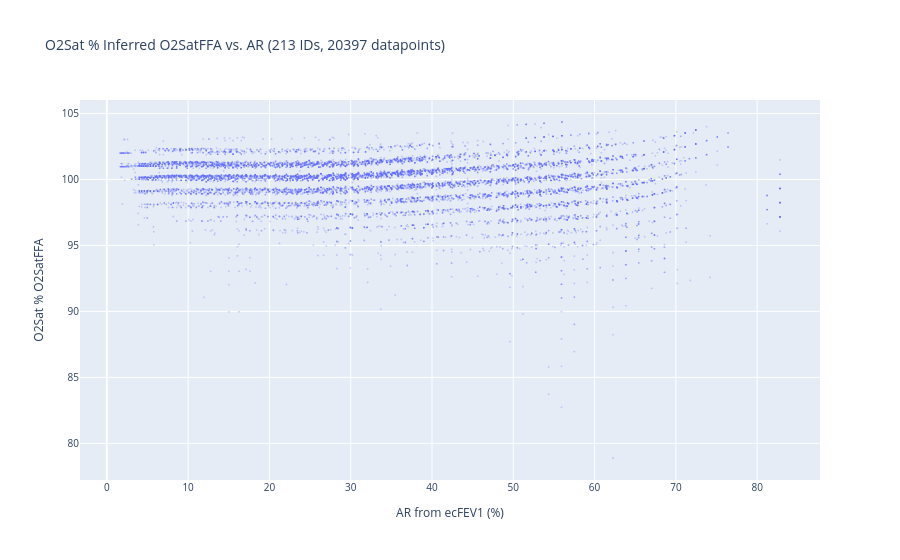

Here is the notebook cell this chart was saved with:
### Code cell
title = (
    f"O2Sat % Inferred O2SatFFA vs. AR ({df.ID.nunique()} IDs, {len(df)} datapoints)"
)
fig = px.scatter(
    df,
    x="AR from ecFEV1 (%)",
    y="O2Sat % O2SatFFA",
    title=title,
    hover_data=["ID", "ecFEV1"],
)
# Reduce marker size
fig.update_traces(marker=dict(size=2), opacity=0.3)
fig.update_layout(font=dict(size=10))
fig.show()

### Figure 1 — Plotly figure (JSON) as saved in the notebook; plotly's stock layout.template omitted (floating-point values rounded to 4 significant figures; data arrays with more than 128 entries replaced by an {"elided": "..."} marker saying what was removed)
{"data": [{"customdata": {"elided": "20397x2 float values"}, "hovertemplate": "AR from ecFEV1 (%)=%{x}<br>O2Sat % O2SatFFA=%{y}<br>ID=%{customdata[0]}<br>ecFEV1=%{customdata[1]}<extra></extra>", "legendgroup": "", "marker": {"color": "#636efa", "size": 2, "symbol": "circle"}, "mode": "markers", "name": "", "opacity": 0.3, "showlegend": false, "type": "scattergl", "x": {"elided": "20397 float values"}, "xaxis": "x", "y": {"elided": "20397 float values"}, "yaxis": "y"}], "layout": {"font": {"size": 10}, "legend": {"tracegroupgap": 0}, "title": {"text": "O2Sat % Inferred O2SatFFA vs. AR (213 IDs, 20397 datapoints)"}, "xaxis": {"anchor": "y", "domain": [0, 1], "title": {"text": "AR from ecFEV1 (%)"}}, "yaxis": {"anchor": "x", "domain": [0, 1], "title": {"text": "O2Sat % O2SatFFA"}}}}
